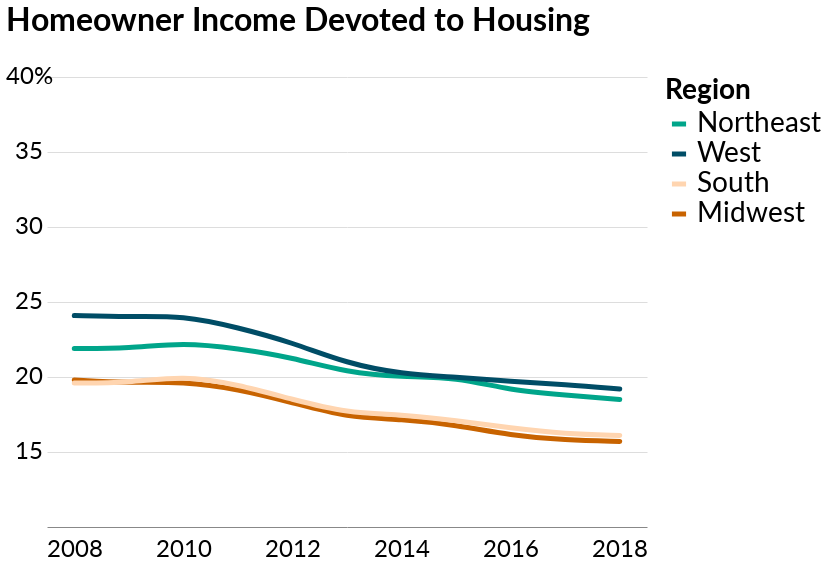

This figure's notebook cell:
### Code cell
reg_mort = alt.Chart(reg_comb, title='Homeowner Income Devoted to Housing').mark_line(size=5, strokeCap='round', interpolate='basis').encode(x=alt.X('Year:O', axis=alt.Axis(values=list(range(2008, 2019,2)), labelFontSize=24)), 
                                                                                                       y=alt.Y('Mort_Share_Inc_dec', 
                                                                                                               title='By Region', 
                                                                                                               axis=alt.Axis(values=[round(i,2) for i in np.arange(.15,.45,.05)], 
                                                                                                                             format='%', 
                                                                                                                             titleX=-40, 
                                                                                                                             titleOpacity=0,                                                                                                                             
                                                                                                                             labelFontSize=24,                                                                                                                             
                                                                                                                             labelPadding=40,
                                                                                                                             labelOpacity=0), 
                                                                                                               scale=alt.Scale(domain=[.1,.4])), 
                                                                                                       color=alt.Color('Region', 
                                                                                                                       scale=alt.Scale(domain=['Northeast', 'West', 'South', 'Midwest'],
                                                                                                                                       range=['#00a58a', '#004d66', '#ffd5b0', '#c86300'])))

y_labels_df = pd.DataFrame({'x':[2007] + [2008]*6, 'y':list(np.arange(.1,.45,.05)), 'text':[str(i) + '   ' for i in range(10,40,5)] + ['40%']})
y_labels = alt.Chart(y_labels_df.query('x == 2008')).mark_text(dx=-45, dy=0, font='lato', fontSize=24).encode(x='x:O', y='y', text='text')

reg_mort_plot = reg_mort + y_labels
reg_mort_plot = reg_mort_plot.configure_legend(orient='right', titleFont='Lato', titleFontSize=28, titleLimit=250, labelFont='Lato', labelFontSize=28, symbolSize=200, symbolStrokeWidth=5)

### Figure 1 — Vega-Lite specification as saved in the notebook (floating-point values rounded to 4 significant figures)
{"width": 600, "height": 450, "background": "white", "config": {"title": {"fontSize": 32, "anchor": "start", "font": "Lato", "offset": 5}, "axisX": {"grid": false, "labelFont": "Lato", "labelFontSize": 14, "labelAngle": 0, "labelPadding": 10, "ticks": false, "tickSize": 5, "title": null, "titleFont": "Lato", "titleFontSize": 14, "titleFontWeight": "normal", "titleY": 30, "titleX": 280}, "axisY": {"grid": true, "gridOpacity": 1, "labelFont": "Lato", "labelFontSize": 14, "labelLimit": 100, "labelAlign": "left", "labelPadding": 20, "ticks": false, "title": null, "titleFont": "Lato", "titleFontWeight": "normal", "titleFontSize": 14, "titleAlign": "left", "titleAngle": 0, "titleY": -20, "titleX": -20, "domainWidth": 0}, "view": {"strokeOpacity": 0}, "legend": {"labelFont": "Lato", "labelFontSize": 28, "orient": "right", "symbolSize": 200, "symbolStrokeWidth": 5, "titleFont": "Lato", "titleFontSize": 28, "titleLimit": 250}}, "layer": [{"data": {"name": "data-5e202b6e8b67dcf171d36fae33073252"}, "mark": {"type": "line", "interpolate": "basis", "size": 5, "strokeCap": "round"}, "encoding": {"color": {"type": "nominal", "field": "Region", "scale": {"domain": ["Northeast", "West", "South", "Midwest"], "range": ["#00a58a", "#004d66", "#ffd5b0", "#c86300"]}}, "x": {"type": "ordinal", "axis": {"labelFontSize": 24, "values": [2008, 2010, 2012, 2014, 2016, 2018]}, "field": "Year"}, "y": {"type": "quantitative", "axis": {"format": "%", "labelFontSize": 24, "labelOpacity": 0, "labelPadding": 40, "titleOpacity": 0, "titleX": -40, "values": [0.15, 0.2, 0.25, 0.3, 0.35, 0.4, 0.45]}, "field": "Mort_Share_Inc_dec", "scale": {"domain": [0.1, 0.4]}, "title": "By Region"}}, "title": "Homeowner Income Devoted to Housing"}, {"data": {"name": "data-4f011c6212ac4bcd9ec889f18d156ba2"}, "mark": {"type": "text", "dx": -45, "dy": 0, "font": "lato", "fontSize": 24}, "encoding": {"text": {"type": "nominal", "field": "text"}, "x": {"type": "ordinal", "field": "x"}, "y": {"type": "quantitative", "field": "y"}}}], "$schema": "https://vega.github.io/schema/vega-lite/v4.0.0.json", "datasets": {"data-5e202b6e8b67dcf171d36fae33073252": [{"Year": 2008, "Region": "Northeast", "Owners30": 33.7, "Renters30": 47.7, "Med_Mort": 1362.0, "Med_Rent": 935.0, "Med_Mort_Inc": 6220.0, "Med_Rent_Inc": 2820.0, "Owned_Units": 13380000.0, "Rented_Units": 7550000.0, "Mort_Rent_Diff": -427.0, "Rent_Mort_Diff": 427.0, "Rent_Mort_Diff_div_Rent": 45.67, "MR_Diff_Per_Rent_Inc": -15.14, "RM_Diff_Per_Mort_Inc": 6.86, "Mort_Less30": 66.3, "Rent_Less30": 52.3, "Total_Units": 20930000.0, "Owned_Units_Per_dec": 0.639, "Owned_Units_Per_whole": 63.9, "Rent_Units_Per_dec": 0.361, "Rent_Units_Per_whole": 36.1, "Mort_Share_Inc_dec": 0.219, "Mort_Share_Inc_whole": 21.9, "Rent_Share_Inc_dec": 0.332, "Rent_Share_Inc_whole": 33.2}, {"Year": 2008, "Region": "Midwest", "Owners30": 26.8, "Renters30": 45.1, "Med_Mort": 1027.0, "Med_Rent": 712.0, "Med_Mort_Inc": 5189.0, "Med_Rent_Inc": 2275.0, "Owned_Units": 18380000.0, "Rented_Units": 7580000.0, "Mort_Rent_Diff": -315.0, "Rent_Mort_Diff": 315.0, "Rent_Mort_Diff_div_Rent": 44.24, "MR_Diff_Per_Rent_Inc": -13.85, "RM_Diff_Per_Mort_Inc": 6.07, "Mort_Less30": 73.2, "Rent_Less30": 54.9, "Total_Units": 25960000.0, "Owned_Units_Per_dec": 0.708, "Owned_Units_Per_whole": 70.8, "Rent_Units_Per_dec": 0.292, "Rent_Units_Per_whole": 29.2, "Mort_Share_Inc_dec": 0.198, "Mort_Share_Inc_whole": 19.8, "Rent_Share_Inc_dec": 0.313, "Rent_Share_Inc_whole": 31.3}, {"Year": 2008, "Region": "South", "Owners30": 27.7, "Renters30": 45.9, "Med_Mort": 972.0, "Med_Rent": 788.0, "Med_Mort_Inc": 4961.0, "Med_Rent_Inc": 2479.0, "Owned_Units": 28740000.0, "Rented_Units": 13420000.0, "Mort_Rent_Diff": -184.0, "Rent_Mort_Diff": 184.0, "Rent_Mort_Diff_div_Rent": 23.35, "MR_Diff_Per_Rent_Inc": -7.42, "RM_Diff_Per_Mort_Inc": 3.71, "Mort_Less30": 72.3, "Rent_Less30": 54.1, "Total_Units": 42160000.0, "Owned_Units_Per_dec": 0.682, "Owned_Units_Per_whole": 68.2, "Rent_Units_Per_dec": 0.318, "Rent_Units_Per_whole": 31.8, "Mort_Share_Inc_dec": 0.196, "Mort_Share_Inc_whole": 19.6, "Rent_Share_Inc_dec": 0.318, "Rent_Share_Inc_whole": 31.8}, {"Year": 2008, "Region": "West", "Owners30": 36.8, "Renters30": 49.7, "Med_Mort": 1456.0, "Med_Rent": 995.0, "Med_Mort_Inc": 6036.0, "Med_Rent_Inc": 3077.0, "Owned_Units": 15590000.0, "Rented_Units": 9602000.0, "Mort_Rent_Diff": -461.0, "Rent_Mort_Diff": 461.0, "Rent_Mort_Diff_div_Rent": 46.33, "MR_Diff_Per_Rent_Inc": -14.98, "RM_Diff_Per_Mort_Inc": 7.64, "Mort_Less30": 63.2, "Rent_Less30": 50.3, "Total_Units": 25190000.0, "Owned_Units_Per_dec": 0.619, "Owned_Units_Per_whole": 61.9, "Rent_Units_Per_dec": 0.381, "Rent_Units_Per_whole": 38.1, "Mort_Share_Inc_dec": 0.241, "Mort_Share_Inc_whole": 24.1, "Rent_Share_Inc_dec": 0.323, "Rent_Share_Inc_whole": 32.3}, {"Year": 2009, "Region": "Northeast", "Owners30": 33.7, "Renters30": 48.4, "Med_Mort": 1403.0, "Med_Rent": 972.0, "Med_Mort_Inc": 6398.0, "Med_Rent_Inc": 2877.0, "Owned_Units": 13330000.0, "Rented_Units": 7640000.0, "Mort_Rent_Diff": -431.0, "Rent_Mort_Diff": 431.0, "Rent_Mort_Diff_div_Rent": 44.34, "MR_Diff_Per_Rent_Inc": -14.98, "RM_Diff_Per_Mort_Inc": 6.74, "Mort_Less30": 66.3, "Rent_Less30": 51.6, "Total_Units": 20970000.0, "Owned_Units_Per_dec": 0.636, "Owned_Units_Per_whole": 63.6, "Rent_Units_Per_dec": 0.364, "Rent_Units_Per_whole": 36.4, "Mort_Share_Inc_dec": 0.219, "Mort_Share_Inc_whole": 21.9, "Rent_Share_Inc_dec": 0.338, "Rent_Share_Inc_whole": 33.8}, {"Year": 2009, "Region": "Midwest", "Owners30": 26.5, "Renters30": 45.7, "Med_Mort": 1042.0, "Med_Rent": 734.0, "Med_Mort_Inc": 5305.0, "Med_Rent_Inc": 2318.0, "Owned_Units": 18280000.0, "Rented_Units": 7714000.0, "Mort_Rent_Diff": -308.0, "Rent_Mort_Diff": 308.0, "Rent_Mort_Diff_div_Rent": 41.96, "MR_Diff_Per_Rent_Inc": -13.29, "RM_Diff_Per_Mort_Inc": 5.81, "Mort_Less30": 73.5, "Rent_Less30": 54.3, "Total_Units": 25990000.0, "Owned_Units_Per_dec": 0.703, "Owned_Units_Per_whole": 70.3, "Rent_Units_Per_dec": 0.297, "Rent_Units_Per_whole": 29.7, "Mort_Share_Inc_dec": 0.196, "Mort_Share_Inc_whole": 19.6, "Rent_Share_Inc_dec": 0.317, "Rent_Share_Inc_whole": 31.7}, {"Year": 2009, "Region": "South", "Owners30": 27.7, "Renters30": 46.6, "Med_Mort": 994.0, "Med_Rent": 817.0, "Med_Mort_Inc": 5078.0, "Med_Rent_Inc": 2518.0, "Owned_Units": 28760000.0, "Rented_Units": 13700000.0, "Mort_Rent_Diff": -177.0, "Rent_Mort_Diff": 177.0, "Rent_Mort_Diff_div_Rent": 21.66, "MR_Diff_Per_Rent_Inc": -7.03, "RM_Diff_Per_Mort_Inc": 3.49, "Mort_Less30": 72.3, "Rent_Less30": 53.4, "Total_Units": 42460000.0, "Owned_Units_Per_dec": 0.677, "Owned_Units_Per_whole": 67.7, "Rent_Units_Per_dec": 0.323, "Rent_Units_Per_whole": 32.3, "Mort_Share_Inc_dec": 0.196, "Mort_Share_Inc_whole": 19.6, "Rent_Share_Inc_dec": 0.324, "Rent_Share_Inc_whole": 32.4}, {"Year": 2009, "Region": "West", "Owners30": 36.4, "Renters30": 50.2, "Med_Mort": 1477.0, "Med_Rent": 1034.0, "Med_Mort_Inc": 6158.0, "Med_Rent_Inc": 3131.0, "Owned_Units": 15530000.0, "Rented_Units": 9815000.0, "Mort_Rent_Diff": -443.0, "Rent_Mort_Diff": 443.0, "Rent_Mort_Diff_div_Rent": 42.84, "MR_Diff_Per_Rent_Inc": -14.15, "RM_Diff_Per_Mort_Inc": 7.19, "Mort_Less30": 63.6, "Rent_Less30": 49.8, "Total_Units": 25350000.0, "Owned_Units_Per_dec": 0.613, "Owned_Units_Per_whole": 61.3, "Rent_Units_Per_dec": 0.387, "Rent_Units_Per_whole": 38.7, "Mort_Share_Inc_dec": 0.24, "Mort_Share_Inc_whole": 24.0, "Rent_Share_Inc_dec": 0.33, "Rent_Share_Inc_whole": 33.0}, {"Year": 2010, "Region": "Northeast", "Owners30": 33.6, "Renters30": 49.1, "Med_Mort": 1359.0, "Med_Rent": 958.0, "Med_Mort_Inc": 6095.0, "Med_Rent_Inc": 2721.0, "Owned_Units": 13160000.0, "Rented_Units": 7748000.0, "Mort_Rent_Diff": -401.0, "Rent_Mort_Diff": 401.0, "Rent_Mort_Diff_div_Rent": 41.86, "MR_Diff_Per_Rent_Inc": -14.74, "RM_Diff_Per_Mort_Inc": 6.58, "Mort_Less30": 66.4, "Rent_Less30": 50.9, "Total_Units": 20900000.0, "Owned_Units_Per_dec": 0.629, "Owned_Units_Per_whole": 62.9, "Rent_Units_Per_dec": 0.371, "Rent_Units_Per_whole": 37.1, "Mort_Share_Inc_dec": 0.223, "Mort_Share_Inc_whole": 22.3, "Rent_Share_Inc_dec": 0.352, "Rent_Share_Inc_whole": 35.2}, {"Year": 2010, "Region": "Midwest", "Owners30": 26.8, "Renters30": 47.1, "Med_Mort": 990.0, "Med_Rent": 720.0, "Med_Mort_Inc": 5024.0, "Med_Rent_Inc": 2196.0, "Owned_Units": 18060000.0, "Rented_Units": 7861000.0, "Mort_Rent_Diff": -270.0, "Rent_Mort_Diff": 270.0, "Rent_Mort_Diff_div_Rent": 37.5, "MR_Diff_Per_Rent_Inc": -12.3, "RM_Diff_Per_Mort_Inc": 5.37, "Mort_Less30": 73.2, "Rent_Less30": 52.9, "Total_Units": 25920000.0, "Owned_Units_Per_dec": 0.697, "Owned_Units_Per_whole": 69.7, "Rent_Units_Per_dec": 0.303, "Rent_Units_Per_whole": 30.3, "Mort_Share_Inc_dec": 0.197, "Mort_Share_Inc_whole": 19.7, "Rent_Share_Inc_dec": 0.328, "Rent_Share_Inc_whole": 32.8}, {"Year": 2010, "Region": "South", "Owners30": 28.2, "Renters30": 48.0, "Med_Mort": 963.0, "Med_Rent": 804.0, "Med_Mort_Inc": 4796.0, "Med_Rent_Inc": 2407.0, "Owned_Units": 28390000.0, "Rented_Units": 14000000.0, "Mort_Rent_Diff": -159.0, "Rent_Mort_Diff": 159.0, "Rent_Mort_Diff_div_Rent": 19.78, "MR_Diff_Per_Rent_Inc": -6.61, "RM_Diff_Per_Mort_Inc": 3.32, "Mort_Less30": 71.8, "Rent_Less30": 52.0, "Total_Units": 42390000.0, "Owned_Units_Per_dec": 0.67, "Owned_Units_Per_whole": 67.0, "Rent_Units_Per_dec": 0.33, "Rent_Units_Per_whole": 33.0, "Mort_Share_Inc_dec": 0.201, "Mort_Share_Inc_whole": 20.1, "Rent_Share_Inc_dec": 0.334, "Rent_Share_Inc_whole": 33.4}, {"Year": 2010, "Region": "West", "Owners30": 36.4, "Renters30": 51.5, "Med_Mort": 1405.0, "Med_Rent": 1006.0, "Med_Mort_Inc": 5836.0, "Med_Rent_Inc": 2959.0, "Owned_Units": 15270000.0, "Rented_Units": 10090000.0, "Mort_Rent_Diff": -399.0, "Rent_Mort_Diff": 399.0, "Rent_Mort_Diff_div_Rent": 39.66, "MR_Diff_Per_Rent_Inc": -13.48, "RM_Diff_Per_Mort_Inc": 6.84, "Mort_Less30": 63.6, "Rent_Less30": 48.5, "Total_Units": 25350000.0, "Owned_Units_Per_dec": 0.602, "Owned_Units_Per_whole": 60.2, "Rent_Units_Per_dec": 0.398, "Rent_Units_Per_whole": 39.8, "Mort_Share_Inc_dec": 0.241, "Mort_Share_Inc_whole": 24.1, "Rent_Share_Inc_dec": 0.34, "Rent_Share_Inc_whole": 34.0}, {"Year": 2011, "Region": "Northeast", "Owners30": 33.6, "Renters30": 50.1, "Med_Mort": 1367.0, "Med_Rent": 985.0, "Med_Mort_Inc": 6243.0, "Med_Rent_Inc": 2763.0, "Owned_Units": 13020000.0, "Rented_Units": 7893000.0, "Mort_Rent_Diff": -382.0, "Rent_Mort_Diff": 382.0, "Rent_Mort_Diff_div_Rent": 38.78, "MR_Diff_Per_Rent_Inc": -13.83, "RM_Diff_Per_Mort_Inc": 6.12, "Mort_Less30": 66.4, "Rent_Less30": 49.9, "Total_Units": 20910000.0, "Owned_Units_Per_dec": 0.623, "Owned_Units_Per_whole": 62.3, "Rent_Units_Per_dec": 0.377, "Rent_Units_Per_whole": 37.7, "Mort_Share_Inc_dec": 0.219, "Mort_Share_Inc_whole": 21.9, "Rent_Share_Inc_dec": 0.356, "Rent_Share_Inc_whole": 35.6}, {"Year": 2011, "Region": "Midwest", "Owners30": 26.1, "Renters30": 47.1, "Med_Mort": 986.0, "Med_Rent": 736.0, "Med_Mort_Inc": 5125.0, "Med_Rent_Inc": 2244.0, "Owned_Units": 17840000.0, "Rented_Units": 8039000.0, "Mort_Rent_Diff": -250.0, "Rent_Mort_Diff": 250.0, "Rent_Mort_Diff_div_Rent": 33.97, "MR_Diff_Per_Rent_Inc": -11.14, "RM_Diff_Per_Mort_Inc": 4.88, "Mort_Less30": 73.9, "Rent_Less30": 52.9, "Total_Units": 25880000.0, "Owned_Units_Per_dec": 0.689, "Owned_Units_Per_whole": 68.9, "Rent_Units_Per_dec": 0.311, "Rent_Units_Per_whole": 31.1, "Mort_Share_Inc_dec": 0.192, "Mort_Share_Inc_whole": 19.2, "Rent_Share_Inc_dec": 0.328, "Rent_Share_Inc_whole": 32.8}, {"Year": 2011, "Region": "South", "Owners30": 27.2, "Renters30": 48.3, "Med_Mort": 951.0, "Med_Rent": 816.0, "Med_Mort_Inc": 4887.0, "Med_Rent_Inc": 2422.0, "Owned_Units": 28280000.0, "Rented_Units": 14430000.0, "Mort_Rent_Diff": -135.0, "Rent_Mort_Diff": 135.0, "Rent_Mort_Diff_div_Rent": 16.54, "MR_Diff_Per_Rent_Inc": -5.57, "RM_Diff_Per_Mort_Inc": 2.76, "Mort_Less30": 72.8, "Rent_Less30": 51.7, "Total_Units": 42700000.0, "Owned_Units_Per_dec": 0.662, "Owned_Units_Per_whole": 66.2, "Rent_Units_Per_dec": 0.338, "Rent_Units_Per_whole": 33.8, "Mort_Share_Inc_dec": 0.195, "Mort_Share_Inc_whole": 19.5, "Rent_Share_Inc_dec": 0.337, "Rent_Share_Inc_whole": 33.7}, {"Year": 2011, "Region": "West", "Owners30": 34.8, "Renters30": 51.7, "Med_Mort": 1367.0, "Med_Rent": 1023.0, "Med_Mort_Inc": 5863.0, "Med_Rent_Inc": 2979.0, "Owned_Units": 15130000.0, "Rented_Units": 10370000.0, "Mort_Rent_Diff": -344.0, "Rent_Mort_Diff": 344.0, "Rent_Mort_Diff_div_Rent": 33.63, "MR_Diff_Per_Rent_Inc": -11.55, "RM_Diff_Per_Mort_Inc": 5.87, "Mort_Less30": 65.2, "Rent_Less30": 48.3, "Total_Units": 25500000.0, "Owned_Units_Per_dec": 0.593, "Owned_Units_Per_whole": 59.3, "Rent_Units_Per_dec": 0.407, "Rent_Units_Per_whole": 40.7, "Mort_Share_Inc_dec": 0.233, "Mort_Share_Inc_whole": 23.3, "Rent_Share_Inc_dec": 0.343, "Rent_Share_Inc_whole": 34.3}, {"Year": 2012, "Region": "Northeast", "Owners30": 31.5, "Renters30": 49.0, "Med_Mort": 1352.0, "Med_Rent": 997.0, "Med_Mort_Inc": 6350.0, "Med_Rent_Inc": 2872.0, "Owned_Units": 13060000.0, "Rented_Units": 7966000.0, "Mort_Rent_Diff": -355.0, "Rent_Mort_Diff": 355.0, "Rent_Mort_Diff_div_Rent": 35.61, "MR_Diff_Per_Rent_Inc": -12.36, "RM_Diff_Per_Mort_Inc": 5.59, "Mort_Less30": 68.5, "Rent_Less30": 51.0, "Total_Units": 21020000.0, "Owned_Units_Per_dec": 0.621, "Owned_Units_Per_whole": 62.1, "Rent_Units_Per_dec": 0.379, "Rent_Units_Per_whole": 37.9, "Mort_Share_Inc_dec": 0.213, "Mort_Share_Inc_whole": 21.3, "Rent_Share_Inc_dec": 0.347, "Rent_Share_Inc_whole": 34.7}, {"Year": 2012, "Region": "Midwest", "Owners30": 23.4, "Renters30": 45.6, "Med_Mort": 958.0, "Med_Rent": 745.0, "Med_Mort_Inc": 5227.0, "Med_Rent_Inc": 2335.0, "Owned_Units": 17790000.0, "Rented_Units": 8286000.0, "Mort_Rent_Diff": -213.0, "Rent_Mort_Diff": 213.0, "Rent_Mort_Diff_div_Rent": 28.59, "MR_Diff_Per_Rent_Inc": -9.12, "RM_Diff_Per_Mort_Inc": 4.07, "Mort_Less30": 76.6, "Rent_Less30": 54.4, "Total_Units": 26070000.0, "Owned_Units_Per_dec": 0.682, "Owned_Units_Per_whole": 68.2, "Rent_Units_Per_dec": 0.318, "Rent_Units_Per_whole": 31.8, "Mort_Share_Inc_dec": 0.183, "Mort_Share_Inc_whole": 18.3, "Rent_Share_Inc_dec": 0.319, "Rent_Share_Inc_whole": 31.9}, {"Year": 2012, "Region": "South", "Owners30": 24.9, "Renters30": 46.5, "Med_Mort": 923.0, "Med_Rent": 828.0, "Med_Mort_Inc": 5000.0, "Med_Rent_Inc": 2533.0, "Owned_Units": 28210000.0, "Rented_Units": 14990000.0, "Mort_Rent_Diff": -95.0, "Rent_Mort_Diff": 95.0, "Rent_Mort_Diff_div_Rent": 11.47, "MR_Diff_Per_Rent_Inc": -3.75, "RM_Diff_Per_Mort_Inc": 1.9, "Mort_Less30": 75.1, "Rent_Less30": 53.5, "Total_Units": 43200000.0, "Owned_Units_Per_dec": 0.653, "Owned_Units_Per_whole": 65.3, "Rent_Units_Per_dec": 0.347, "Rent_Units_Per_whole": 34.7, "Mort_Share_Inc_dec": 0.185, "Mort_Share_Inc_whole": 18.5, "Rent_Share_Inc_dec": 0.327, "Rent_Share_Inc_whole": 32.7}, {"Year": 2012, "Region": "West", "Owners30": 32.3, "Renters30": 51.4, "Med_Mort": 1330.0, "Med_Rent": 1053.0, "Med_Mort_Inc": 5967.0, "Med_Rent_Inc": 3066.0, "Owned_Units": 15070000.0, "Rented_Units": 10610000.0, "Mort_Rent_Diff": -277.0, "Rent_Mort_Diff": 277.0, "Rent_Mort_Diff_div_Rent": 26.31, "MR_Diff_Per_Rent_Inc": -9.03, "RM_Diff_Per_Mort_Inc": 4.64, "Mort_Less30": 67.7, "Rent_Less30": 48.6, "Total_Units": 25680000.0, "Owned_Units_Per_dec": 0.587, "Owned_Units_Per_whole": 58.7, "Rent_Units_Per_dec": 0.413, "Rent_Units_Per_whole": 41.3, "Mort_Share_Inc_dec": 0.223, "Mort_Share_Inc_whole": 22.3, "Rent_Share_Inc_dec": 0.343, "Rent_Share_Inc_whole": 34.3}, {"Year": 2013, "Region": "Northeast", "Owners30": 29.8, "Renters30": 49.3, "Med_Mort": 1315.0, "Med_Rent": 1028.0, "Med_Mort_Inc": 6473.0, "Med_Rent_Inc": 2944.0, "Owned_Units": 12940000.0, "Rented_Units": 8001000.0, "Mort_Rent_Diff": -287.0, "Rent_Mort_Diff": 287.0, "Rent_Mort_Diff_div_Rent": 27.92, "MR_Diff_Per_Rent_Inc": -9.75, "RM_Diff_Per_Mort_Inc": 4.43, "Mort_Less30": 70.2, "Rent_Less30": 50.7, "Total_Units": 20940000.0, "Owned_Units_Per_dec": 0.618, "Owned_Units_Per_whole": 61.8, "Rent_Units_Per_dec": 0.382, "Rent_Units_Per_whole": 38.2, "Mort_Share_Inc_dec": 0.203, "Mort_Share_Inc_whole": 20.3, "Rent_Share_Inc_dec": 0.349, "Rent_Share_Inc_whole": 34.9}, {"Year": 2013, "Region": "Midwest", "Owners30": 21.9, "Renters30": 44.7, "Med_Mort": 928.0, "Med_Rent": 763.0, "Med_Mort_Inc": 5354.0, "Med_Rent_Inc": 2467.0, "Owned_Units": 17730000.0, "Rented_Units": 8429000.0, "Mort_Rent_Diff": -165.0, "Rent_Mort_Diff": 165.0, "Rent_Mort_Diff_div_Rent": 21.63, "MR_Diff_Per_Rent_Inc": -6.69, "RM_Diff_Per_Mort_Inc": 3.08, "Mort_Less30": 78.1, "Rent_Less30": 55.3, "Total_Units": 26160000.0, "Owned_Units_Per_dec": 0.678, "Owned_Units_Per_whole": 67.8, "Rent_Units_Per_dec": 0.322, "Rent_Units_Per_whole": 32.2, "Mort_Share_Inc_dec": 0.173, "Mort_Share_Inc_whole": 17.3, "Rent_Share_Inc_dec": 0.309, "Rent_Share_Inc_whole": 30.9}, {"Year": 2013, "Region": "South", "Owners30": 23.1, "Renters30": 46.2, "Med_Mort": 894.0, "Med_Rent": 849.0, "Med_Mort_Inc": 5087.0, "Med_Rent_Inc": 2614.0, "Owned_Units": 28100000.0, "Rented_Units": 15300000.0, "Mort_Rent_Diff": -45.0, "Rent_Mort_Diff": 45.0, "Rent_Mort_Diff_div_Rent": 5.3, "MR_Diff_Per_Rent_Inc": -1.72, "RM_Diff_Per_Mort_Inc": 0.88, "Mort_Less30": 76.9, "Rent_Less30": 53.8, "Total_Units": 43400000.0, "Owned_Units_Per_dec": 0.648, "Owned_Units_Per_whole": 64.8, "Rent_Units_Per_dec": 0.352, "Rent_Units_Per_whole": 35.2, "Mort_Share_Inc_dec": 0.176, "Mort_Share_Inc_whole": 17.6, "Rent_Share_Inc_dec": 0.325, "Rent_Share_Inc_whole": 32.5}, {"Year": 2013, "Region": "West", "Owners30": 29.6, "Renters30": 50.9, "Med_Mort": 1277.0, "Med_Rent": 1079.0, "Med_Mort_Inc": 6116.0, "Med_Rent_Inc": 3149.0, "Owned_Units": 15070000.0, "Rented_Units": 10720000.0, "Mort_Rent_Diff": -198.0, "Rent_Mort_Diff": 198.0, "Rent_Mort_Diff_div_Rent": 18.35, "MR_Diff_Per_Rent_Inc": -6.29, "RM_Diff_Per_Mort_Inc": 3.24, "Mort_Less30": 70.4, "Rent_Less30": 49.1, "Total_Units": 25790000.0, "Owned_Units_Per_dec": 0.584, "Owned_Units_Per_whole": 58.4, "Rent_Units_Per_dec": 0.416, "Rent_Units_Per_whole": 41.6, "Mort_Share_Inc_dec": 0.209, "Mort_Share_Inc_whole": 20.9, "Rent_Share_Inc_dec": 0.343, "Rent_Share_Inc_whole": 34.3}, {"Year": 2014, "Region": "Northeast", "Owners30": 29.3, "Renters30": 49.4, "Med_Mort": 1335.0, "Med_Rent": 1061.0, "Med_Mort_Inc": 6670.0, "Med_Rent_Inc": 3040.0, "Owned_Units": 12930000.0, "Rented_Units": 8133000.0, "Mort_Rent_Diff": -274.0, "Rent_Mort_Diff": 274.0, "Rent_Mort_Diff_div_Rent": 25.82, "MR_Diff_Per_Rent_Inc": -9.01, "RM_Diff_Per_Mort_Inc": 4.11, "Mort_Less30": 70.7, "Rent_Less30": 50.6, "Total_Units": 21060000.0, "Owned_Units_Per_dec": 0.614, "Owned_Units_Per_whole": 61.4, "Rent_Units_Per_dec": 0.386, "Rent_Units_Per_whole": 38.6, "Mort_Share_Inc_dec": 0.2, "Mort_Share_Inc_whole": 20.0, "Rent_Share_Inc_dec": 0.349, "Rent_Share_Inc_whole": 34.9}, {"Year": 2014, "Region": "Midwest", "Owners30": 21.4, "Renters30": 44.7, "Med_Mort": 947.0, "Med_Rent": 785.0, "Med_Mort_Inc": 5503.0, "Med_Rent_Inc": 2552.0, "Owned_Units": 17710000.0, "Rented_Units": 8521000.0, "Mort_Rent_Diff": -162.0, "Rent_Mort_Diff": 162.0, "Rent_Mort_Diff_div_Rent": 20.64, "MR_Diff_Per_Rent_Inc": -6.35, "RM_Diff_Per_Mort_Inc": 2.94, "Mort_Less30": 78.6, "Rent_Less30": 55.3, "Total_Units": 26230000.0, "Owned_Units_Per_dec": 0.675, "Owned_Units_Per_whole": 67.5, "Rent_Units_Per_dec": 0.325, "Rent_Units_Per_whole": 32.5, "Mort_Share_Inc_dec": 0.172, "Mort_Share_Inc_whole": 17.2, "Rent_Share_Inc_dec": 0.308, "Rent_Share_Inc_whole": 30.8}, {"Year": 2014, "Region": "South", "Owners30": 23.0, "Renters30": 46.8, "Med_Mort": 909.0, "Med_Rent": 881.0, "Med_Mort_Inc": 5189.0, "Med_Rent_Inc": 2678.0, "Owned_Units": 28190000.0, "Rented_Units": 15700000.0, "Mort_Rent_Diff": -28.0, "Rent_Mort_Diff": 28.0, "Rent_Mort_Diff_div_Rent": 3.18, "MR_Diff_Per_Rent_Inc": -1.05, "RM_Diff_Per_Mort_Inc": 0.54, "Mort_Less30": 77.0, "Rent_Less30": 53.2, "Total_Units": 43890000.0, "Owned_Units_Per_dec": 0.642, "Owned_Units_Per_whole": 64.2, "Rent_Units_Per_dec": 0.358, "Rent_Units_Per_whole": 35.8, "Mort_Share_Inc_dec": 0.175, "Mort_Share_Inc_whole": 17.5, "Rent_Share_Inc_dec": 0.329, "Rent_Share_Inc_whole": 32.9}, {"Year": 2014, "Region": "West", "Owners30": 28.3, "Renters30": 50.7, "Med_Mort": 1274.0, "Med_Rent": 1112.0, "Med_Mort_Inc": 6296.0, "Med_Rent_Inc": 3328.0, "Owned_Units": 15160000.0, "Rented_Units": 10910000.0, "Mort_Rent_Diff": -162.0, "Rent_Mort_Diff": 162.0, "Rent_Mort_Diff_div_Rent": 14.57, "MR_Diff_Per_Rent_Inc": -4.87, "RM_Diff_Per_Mort_Inc": 2.57, "Mort_Less30": 71.7, "Rent_Less30": 49.3, "Total_Units": 26080000.0, "Owned_Units_Per_dec": 0.581, "Owned_Units_Per_whole": 58.1, "Rent_Units_Per_dec": 0.419, "Rent_Units_Per_whole": 41.9, "Mort_Share_Inc_dec": 0.202, "Mort_Share_Inc_whole": 20.2, "Rent_Share_Inc_dec": 0.334, "Rent_Share_Inc_whole": 33.4}, {"Year": 2015, "Region": "Northeast", "Owners30": 28.3, "Renters30": 48.6, "Med_Mort": 1365.0, "Med_Rent": 1087.0, "Med_Mort_Inc": 6828.0, "Med_Rent_Inc": 3110.0, "Owned_Units": 12900000.0, "Rented_Units": 8109000.0, "Mort_Rent_Diff": -278.0, "Rent_Mort_Diff": 278.0, "Rent_Mort_Diff_div_Rent": 25.57, "MR_Diff_Per_Rent_Inc": -8.94, "RM_Diff_Per_Mort_Inc": 4.07, "Mort_Less30": 71.7, "Rent_Less30": 51.4, "Total_Units": 21010000.0, "Owned_Units_Per_dec": 0.614, "Owned_Units_Per_whole": 61.4, "Rent_Units_Per_dec": 0.386, "Rent_Units_Per_whole": 38.6, "Mort_Share_Inc_dec": 0.2, "Mort_Share_Inc_whole": 20.0, "Rent_Share_Inc_dec": 0.35, "Rent_Share_Inc_whole": 35.0}, {"Year": 2015, "Region": "Midwest", "Owners30": 20.0, "Renters30": 43.4, "Med_Mort": 951.0, "Med_Rent": 800.0, "Med_Mort_Inc": 5676.0, "Med_Rent_Inc": 2638.0, "Owned_Units": 17750000.0, "Rented_Units": 8619000.0, "Mort_Rent_Diff": -151.0, "Rent_Mort_Diff": 151.0, "Rent_Mort_Diff_div_Rent": 18.88, "MR_Diff_Per_Rent_Inc": -5.72, "RM_Diff_Per_Mort_Inc": 2.66, "Mort_Less30": 80.0, "Rent_Less30": 56.6, "Total_Units": 26370000.0, "Owned_Units_Per_dec": 0.673, "Owned_Units_Per_whole": 67.3, "Rent_Units_Per_dec": 0.327, "Rent_Units_Per_whole": 32.7, "Mort_Share_Inc_dec": 0.168, "Mort_Share_Inc_whole": 16.8, "Rent_Share_Inc_dec": 0.303, "Rent_Share_Inc_whole": 30.3}, {"Year": 2015, "Region": "South", "Owners30": 21.9, "Renters30": 45.6, "Med_Mort": 923.0, "Med_Rent": 906.0, "Med_Mort_Inc": 5392.0, "Med_Rent_Inc": 2827.0, "Owned_Units": 28470000.0, "Rented_Units": 15970000.0, "Mort_Rent_Diff": -17.0, "Rent_Mort_Diff": 17.0, "Rent_Mort_Diff_div_Rent": 1.88, "MR_Diff_Per_Rent_Inc": -0.6, "RM_Diff_Per_Mort_Inc": 0.32, "Mort_Less30": 78.1, "Rent_Less30": 54.4, "Total_Units": 44440000.0, "Owned_Units_Per_dec": 0.641, "Owned_Units_Per_whole": 64.1, "Rent_Units_Per_dec": 0.359, "Rent_Units_Per_whole": 35.9, "Mort_Share_Inc_dec": 0.171, "Mort_Share_Inc_whole": 17.1, "Rent_Share_Inc_dec": 0.32, "Rent_Share_Inc_whole": 32.0}, {"Year": 2015, "Region": "West", "Owners30": 27.3, "Renters30": 49.7, "Med_Mort": 1304.0, "Med_Rent": 1147.0, "Med_Mort_Inc": 6516.0, "Med_Rent_Inc": 3448.0, "Owned_Units": 15380000.0, "Rented_Units": 11000000.0, "Mort_Rent_Diff": -157.0, "Rent_Mort_Diff": 157.0, "Rent_Mort_Diff_div_Rent": 13.69, "MR_Diff_Per_Rent_Inc": -4.55, "RM_Diff_Per_Mort_Inc": 2.41, "Mort_Less30": 72.7, "Rent_Less30": 50.3, "Total_Units": 26390000.0, "Owned_Units_Per_dec": 0.583, "Owned_Units_Per_whole": 58.3, "Rent_Units_Per_dec": 0.417, "Rent_Units_Per_whole": 41.7, "Mort_Share_Inc_dec": 0.2, "Mort_Share_Inc_whole": 20.0, "Rent_Share_Inc_dec": 0.333, "Rent_Share_Inc_whole": 33.3}, {"Year": 2016, "Region": "Northeast", "Owners30": 26.5, "Renters30": 47.5, "Med_Mort": 1352.0, "Med_Rent": 1103.0, "Med_Mort_Inc": 7092.0, "Med_Rent_Inc": 3299.0, "Owned_Units": 12880000.0, "Rented_Units": 8110000.0, "Mort_Rent_Diff": -249.0, "Rent_Mort_Diff": 249.0, "Rent_Mort_Diff_div_Rent": 22.57, "MR_Diff_Per_Rent_Inc": -7.55, "RM_Diff_Per_Mort_Inc": 3.51, "Mort_Less30": 73.5, "Rent_Less30": 52.5, "Total_Units": 20990000.0, "Owned_Units_Per_dec": 0.614, "Owned_Units_Per_whole": 61.4, "Rent_Units_Per_dec": 0.386, "Rent_Units_Per_whole": 38.6, "Mort_Share_Inc_dec": 0.191, "Mort_Share_Inc_whole": 19.1, "Rent_Share_Inc_dec": 0.334, "Rent_Share_Inc_whole": 33.4}, {"Year": 2016, "Region": "Midwest", "Owners30": 19.1, "Renters30": 42.7, "Med_Mort": 944.0, "Med_Rent": 814.0, "Med_Mort_Inc": 5860.0, "Med_Rent_Inc": 2722.0, "Owned_Units": 17810000.0, "Rented_Units": 8661000.0, "Mort_Rent_Diff": -130.0, "Rent_Mort_Diff": 130.0, "Rent_Mort_Diff_div_Rent": 15.97, "MR_Diff_Per_Rent_Inc": -4.78, "RM_Diff_Per_Mort_Inc": 2.22, "Mort_Less30": 80.9, "Rent_Less30": 57.3, "Total_Units": 26470000.0, "Owned_Units_Per_dec": 0.673, "Owned_Units_Per_whole": 67.3, "Rent_Units_Per_dec": 0.327, "Rent_Units_Per_whole": 32.7, "Mort_Share_Inc_dec": 0.161, "Mort_Share_Inc_whole": 16.1, "Rent_Share_Inc_dec": 0.299, "Rent_Share_Inc_whole": 29.9}, {"Year": 2016, "Region": "South", "Owners30": 20.9, "Renters30": 45.0, "Med_Mort": 923.0, "Med_Rent": 926.0, "Med_Mort_Inc": 5544.0, "Med_Rent_Inc": 2959.0, "Owned_Units": 28710000.0, "Rented_Units": 16070000.0, "Mort_Rent_Diff": 3.0, "Rent_Mort_Diff": -3.0, "Rent_Mort_Diff_div_Rent": -0.32, "MR_Diff_Per_Rent_Inc": 0.1, "RM_Diff_Per_Mort_Inc": -0.05, "Mort_Less30": 79.1, "Rent_Less30": 55.0, "Total_Units": 44780000.0, "Owned_Units_Per_dec": 0.641, "Owned_Units_Per_whole": 64.1, "Rent_Units_Per_dec": 0.359, "Rent_Units_Per_whole": 35.9, "Mort_Share_Inc_dec": 0.166, "Mort_Share_Inc_whole": 16.6, "Rent_Share_Inc_dec": 0.313, "Rent_Share_Inc_whole": 31.3}, {"Year": 2016, "Region": "West", "Owners30": 26.7, "Renters30": 49.5, "Med_Mort": 1327.0, "Med_Rent": 1200.0, "Med_Mort_Inc": 6747.0, "Med_Rent_Inc": 3632.0, "Owned_Units": 15630000.0, "Rented_Units": 11000000.0, "Mort_Rent_Diff": -127.0, "Rent_Mort_Diff": 127.0, "Rent_Mort_Diff_div_Rent": 10.58, "MR_Diff_Per_Rent_Inc": -3.5, "RM_Diff_Per_Mort_Inc": 1.88, "Mort_Less30": 73.3, "Rent_Less30": 50.5, "Total_Units": 26620000.0, "Owned_Units_Per_dec": 0.587, "Owned_Units_Per_whole": 58.7, "Rent_Units_Per_dec": 0.413, "Rent_Units_Per_whole": 41.3, "Mort_Share_Inc_dec": 0.197, "Mort_Share_Inc_whole": 19.7, "Rent_Share_Inc_dec": 0.33, "Rent_Share_Inc_whole": 33.0}, {"Year": 2017, "Region": "Northeast", "Owners30": 25.8, "Renters30": 47.5, "Med_Mort": 1372.0, "Med_Rent": 1128.0, "Med_Mort_Inc": 7315.0, "Med_Rent_Inc": 3374.0, "Owned_Units": 13120000.0, "Rented_Units": 8110000.0, "Mort_Rent_Diff": -244.0, "Rent_Mort_Diff": 244.0, "Rent_Mort_Diff_div_Rent": 21.63, "MR_Diff_Per_Rent_Inc": -7.23, "RM_Diff_Per_Mort_Inc": 3.34, "Mort_Less30": 74.2, "Rent_Less30": 52.5, "Total_Units": 21230000.0, "Owned_Units_Per_dec": 0.618, "Owned_Units_Per_whole": 61.8, "Rent_Units_Per_dec": 0.382, "Rent_Units_Per_whole": 38.2, "Mort_Share_Inc_dec": 0.188, "Mort_Share_Inc_whole": 18.8, "Rent_Share_Inc_dec": 0.334, "Rent_Share_Inc_whole": 33.4}, {"Year": 2017, "Region": "Midwest", "Owners30": 18.4, "Renters30": 42.2, "Med_Mort": 953.0, "Med_Rent": 834.0, "Med_Mort_Inc": 6029.0, "Med_Rent_Inc": 2866.0, "Owned_Units": 18110000.0, "Rented_Units": 8553000.0, "Mort_Rent_Diff": -119.0, "Rent_Mort_Diff": 119.0, "Rent_Mort_Diff_div_Rent": 14.27, "MR_Diff_Per_Rent_Inc": -4.15, "RM_Diff_Per_Mort_Inc": 1.97, "Mort_Less30": 81.6, "Rent_Less30": 57.8, "Total_Units": 26660000.0, "Owned_Units_Per_dec": 0.679, "Owned_Units_Per_whole": 67.9, "Rent_Units_Per_dec": 0.321, "Rent_Units_Per_whole": 32.1, "Mort_Share_Inc_dec": 0.158, "Mort_Share_Inc_whole": 15.8, "Rent_Share_Inc_dec": 0.291, "Rent_Share_Inc_whole": 29.1}, {"Year": 2017, "Region": "South", "Owners30": 20.2, "Renters30": 44.9, "Med_Mort": 933.0, "Med_Rent": 953.0, "Med_Mort_Inc": 5750.0, "Med_Rent_Inc": 3042.0, "Owned_Units": 29360000.0, "Rented_Units": 15850000.0, "Mort_Rent_Diff": 20.0, "Rent_Mort_Diff": -20.0, "Rent_Mort_Diff_div_Rent": -2.1, "MR_Diff_Per_Rent_Inc": 0.66, "RM_Diff_Per_Mort_Inc": -0.35, "Mort_Less30": 79.8, "Rent_Less30": 55.1, "Total_Units": 45210000.0, "Owned_Units_Per_dec": 0.649, "Owned_Units_Per_whole": 64.9, "Rent_Units_Per_dec": 0.351, "Rent_Units_Per_whole": 35.1, "Mort_Share_Inc_dec": 0.162, "Mort_Share_Inc_whole": 16.2, "Rent_Share_Inc_dec": 0.313, "Rent_Share_Inc_whole": 31.3}, {"Year": 2017, "Region": "West", "Owners30": 26.6, "Renters30": 49.3, "Med_Mort": 1368.0, "Med_Rent": 1254.0, "Med_Mort_Inc": 7032.0, "Med_Rent_Inc": 3846.0, "Owned_Units": 16100000.0, "Rented_Units": 10860000.0, "Mort_Rent_Diff": -114.0, "Rent_Mort_Diff": 114.0, "Rent_Mort_Diff_div_Rent": 9.09, "MR_Diff_Per_Rent_Inc": -2.96, "RM_Diff_Per_Mort_Inc": 1.62, "Mort_Less30": 73.4, "Rent_Less30": 50.7, "Total_Units": 26960000.0, "Owned_Units_Per_dec": 0.597, "Owned_Units_Per_whole": 59.7, "Rent_Units_Per_dec": 0.403, "Rent_Units_Per_whole": 40.3, "Mort_Share_Inc_dec": 0.195, "Mort_Share_Inc_whole": 19.5, "Rent_Share_Inc_dec": 0.326, "Rent_Share_Inc_whole": 32.6}, {"Year": 2018, "Region": "West", "Owners30": 26.2, "Renters30": 49.0, "Med_Mort": 1398.0, "Med_Rent": 1315.0, "Med_Mort_Inc": 7266.0, "Med_Rent_Inc": 4035.0, "Owned_Units": 16330000.0, "Rented_Units": 11000000.0, "Mort_Rent_Diff": -83.0, "Rent_Mort_Diff": 83.0, "Rent_Mort_Diff_div_Rent": 6.31, "MR_Diff_Per_Rent_Inc": -2.06, "RM_Diff_Per_Mort_Inc": 1.14, "Mort_Less30": 73.8, "Rent_Less30": 51.0, "Total_Units": 27330000.0, "Owned_Units_Per_dec": 0.597, "Owned_Units_Per_whole": 59.7, "Rent_Units_Per_dec": 0.403, "Rent_Units_Per_whole": 40.3, "Mort_Share_Inc_dec": 0.192, "Mort_Share_Inc_whole": 19.2, "Rent_Share_Inc_dec": 0.326, "Rent_Share_Inc_whole": 32.6}, {"Year": 2018, "Region": "South", "Owners30": 20.8, "Renters30": 45.7, "Med_Mort": 956.0, "Med_Rent": 995.0, "Med_Mort_Inc": 5934.0, "Med_Rent_Inc": 3143.0, "Owned_Units": 29830000.0, "Rented_Units": 15960000.0, "Mort_Rent_Diff": 39.0, "Rent_Mort_Diff": -39.0, "Rent_Mort_Diff_div_Rent": -3.92, "MR_Diff_Per_Rent_Inc": 1.24, "RM_Diff_Per_Mort_Inc": -0.66, "Mort_Less30": 79.2, "Rent_Less30": 54.3, "Total_Units": 45790000.0, "Owned_Units_Per_dec": 0.651, "Owned_Units_Per_whole": 65.1, "Rent_Units_Per_dec": 0.349, "Rent_Units_Per_whole": 34.9, "Mort_Share_Inc_dec": 0.161, "Mort_Share_Inc_whole": 16.1, "Rent_Share_Inc_dec": 0.317, "Rent_Share_Inc_whole": 31.7}, {"Year": 2018, "Region": "Northeast", "Owners30": 26.0, "Renters30": 47.6, "Med_Mort": 1391.0, "Med_Rent": 1173.0, "Med_Mort_Inc": 7524.0, "Med_Rent_Inc": 3493.0, "Owned_Units": 13260000.0, "Rented_Units": 8195000.0, "Mort_Rent_Diff": -218.0, "Rent_Mort_Diff": 218.0, "Rent_Mort_Diff_div_Rent": 18.58, "MR_Diff_Per_Rent_Inc": -6.24, "RM_Diff_Per_Mort_Inc": 2.9, "Mort_Less30": 74.0, "Rent_Less30": 52.4, "Total_Units": 21460000.0, "Owned_Units_Per_dec": 0.618, "Owned_Units_Per_whole": 61.8, "Rent_Units_Per_dec": 0.382, "Rent_Units_Per_whole": 38.2, "Mort_Share_Inc_dec": 0.185, "Mort_Share_Inc_whole": 18.5, "Rent_Share_Inc_dec": 0.336, "Rent_Share_Inc_whole": 33.6}, {"Year": 2018, "Region": "Midwest", "Owners30": 18.8, "Renters30": 42.4, "Med_Mort": 975.0, "Med_Rent": 859.0, "Med_Mort_Inc": 6196.0, "Med_Rent_Inc": 2950.0, "Owned_Units": 18280000.0, "Rented_Units": 8655000.0, "Mort_Rent_Diff": -116.0, "Rent_Mort_Diff": 116.0, "Rent_Mort_Diff_div_Rent": 13.5, "MR_Diff_Per_Rent_Inc": -3.93, "RM_Diff_Per_Mort_Inc": 1.87, "Mort_Less30": 81.2, "Rent_Less30": 57.6, "Total_Units": 26940000.0, "Owned_Units_Per_dec": 0.679, "Owned_Units_Per_whole": 67.9, "Rent_Units_Per_dec": 0.321, "Rent_Units_Per_whole": 32.1, "Mort_Share_Inc_dec": 0.157, "Mort_Share_Inc_whole": 15.7, "Rent_Share_Inc_dec": 0.291, "Rent_Share_Inc_whole": 29.1}], "data-4f011c6212ac4bcd9ec889f18d156ba2": [{"x": 2008, "y": 0.15, "text": "15   "}, {"x": 2008, "y": 0.2, "text": "20   "}, {"x": 2008, "y": 0.25, "text": "25   "}, {"x": 2008, "y": 0.3, "text": "30   "}, {"x": 2008, "y": 0.35, "text": "35   "}, {"x": 2008, "y": 0.4, "text": "40%"}]}}
